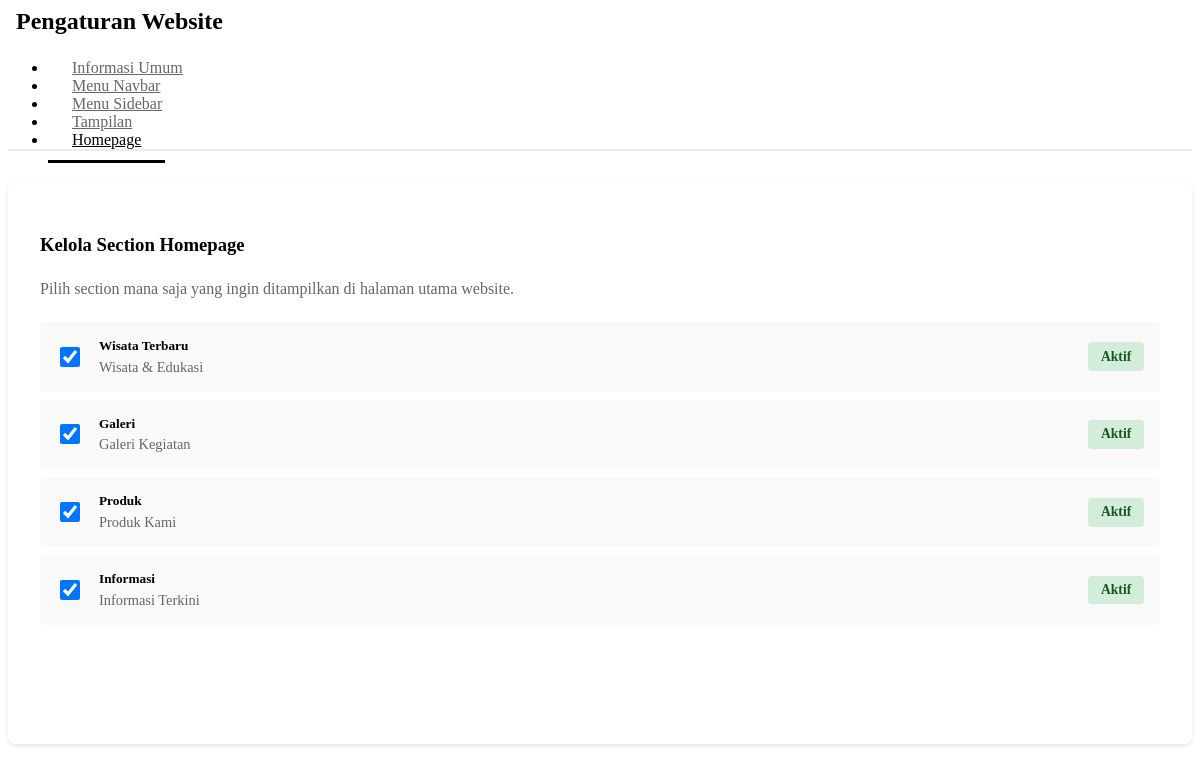
Screenshot of /dashboard/pages/settings.php?page=settings&tab=homepage with the database file from the repository.
### tables this page shows
CREATE TABLE IF NOT EXISTS homepage_sections (
    id INT PRIMARY KEY AUTO_INCREMENT,
    nama_section VARCHAR(100) NOT NULL,
    tipe ENUM('wisata', 'galeri', 'produk', 'informasi', 'testimoni', 'custom') DEFAULT 'custom',
    judul VARCHAR(150),
    deskripsi TEXT,
    urutan INT DEFAULT 0,
    aktif TINYINT DEFAULT 1,
    items_ditampilkan INT DEFAULT 6,
    created_at TIMESTAMP DEFAULT CURRENT_TIMESTAMP,
    updated_at TIMESTAMP DEFAULT CURRENT_TIMESTAMP ON UPDATE CURRENT_TIMESTAMP
);

### dashboard/pages/settings.php (the view, shortened to what this page needs)
    <?php
$homepage_sections = mysqli_query($koneksi, "SELECT * FROM homepage_sections ORDER BY urutan ASC");
$homepage_sections_data = mysqli_fetch_all($homepage_sections, MYSQLI_ASSOC);
$current_tab = $_GET['tab'] ?? 'general';
?>
<div class="settings-container">
    <h2 class="section-title">
        <i class="fa fa-cog"></i> Pengaturan Website
    </h2>
    <ul class="nav nav-tabs" role="tablist" style="border-bottom: 2px solid #e9ecef; margin-bottom: 0;">
        <li class="nav-item">
            <a class="nav-link <?php echo $current_tab == 'general' ? 'active' : ''; ?>"
               href="?page=settings&tab=general">
                <i class="fa fa-info-circle"></i> Informasi Umum
            </a>
        </li>
        <li class="nav-item">
            <a class="nav-link <?php echo $current_tab == 'navbar' ? 'active' : ''; ?>"
               href="?page=settings&tab=navbar">
                <i class="fa fa-bars"></i> Menu Navbar
            </a>
        </li>
        <li class="nav-item">
            <a class="nav-link <?php echo $current_tab == 'sidebar' ? 'active' : ''; ?>"
               href="?page=settings&tab=sidebar">
                <i class="fa fa-list"></i> Menu Sidebar
            </a>
        </li>
        <li class="nav-item">
            <a class="nav-link <?php echo $current_tab == 'display' ? 'active' : ''; ?>"
               href="?page=settings&tab=display">
                <i class="fa fa-palette"></i> Tampilan
            </a>
        </li>
        <li class="nav-item">
            <a class="nav-link <?php echo $current_tab == 'homepage' ? 'active' : ''; ?>"
               href="?page=settings&tab=homepage">
                <i class="fa fa-home"></i> Homepage
            </a>
        </li>
    </ul>
    <div class="tab-content">
        <?php if ($current_tab == 'homepage'): ?>
        <div class="form-section">
            <h3 style="margin-bottom: 1.5rem; color: var(--dark-green);">
                <i class="fa fa-home"></i> Kelola Section Homepage
            </h3>
            <p style="color: #666; margin-bottom: 1.5rem;">
                Pilih section mana saja yang ingin ditampilkan di halaman utama website.
            </p>
            <form method="POST" action="?page=settings">
                <?php foreach ($homepage_sections_data as $section): ?>
                <div class="menu-item-row">
                    <div style="display: flex; align-items: center; gap: 1rem;">
                        <input type="checkbox" name="section_aktif[<?php echo $section['id']; ?>]"
                               value="1"
                               <?php echo $section['aktif'] ? 'checked' : ''; ?>
                               style="width: 20px; height: 20px; cursor: pointer;">
                        <div style="flex: 1;">
                            <h5 style="margin: 0; color: var(--dark-green);">
                                <i class="fa fa-layers"></i> <?php echo htmlspecialchars($section['nama_section']); ?>
                            </h5>
                            <p style="margin: 0.3rem 0 0 0; color: #666; font-size: 0.9rem;">
                                <?php echo htmlspecialchars($section['judul'] ?? ''); ?>
                            </p>
                        </div>
                        <span style="padding: 0.4rem 0.8rem; background: <?php echo $section['aktif'] ? '#d4edda' : '#f8d7da'; ?>;
                                     color: <?php echo $section['aktif'] ? '#155724' : '#721c24'; ?>;
                                     border-radius: 4px; font-size: 0.85rem; font-weight: 600;">
                            <?php echo $section['aktif'] ? 'Aktif' : 'Nonaktif'; ?>
                        </span>
                    </div>
                </div>
                <?php endforeach; ?>
                <button type="submit" name="update_homepage_sections" class="btn-success" style="margin-top: 1.5rem;">
                </button>
            </form>
        </div>
        <?php endif; ?>
    </div>
</div>

### dashboard/pages/settings.php (style rules this page uses)
.settings-container { max-width: 1200px; }
.nav-tabs .nav-link { color: #666; border: none; border-bottom: 3px solid transparent; padding: 0.75rem 1.5rem; font-weight: 500; transition: all 0.3s ease; }
.nav-tabs .nav-link.active { color: var(--dark-green); border-bottom-color: var(--dark-green); background: none; }
.tab-content { padding-top: 2rem; }
.section-title { font-size: 1.5rem; color: var(--dark-green); font-weight: 700; margin-bottom: 1.5rem; display: flex; align-items: center; gap: 0.5rem; }
.form-section { background: #fff; padding: 2rem; border-radius: 8px; margin-bottom: 2rem; box-shadow: 0 2px 4px rgba(0,0,0,0.1); }
.btn-success { background: var(--dark-green); color: white; border: none; border-radius: 4px; padding: 0.75rem 1.5rem; cursor: pointer; font-weight: 600; transition: all 0.3s ease; }
.menu-item-row { background: #f9f9f9; padding: 1rem; margin-bottom: 0.5rem; border-radius: 4px; border-left: 4px solid var(--dark-green); }

### rows the page displays
homepage_sections: aktif "☑", nama_section "Wisata Terbaru", judul "Wisata & Edukasi", shows "Aktif"
homepage_sections: aktif "☑", nama_section "Galeri", judul "Galeri Kegiatan", shows "Aktif"
homepage_sections: aktif "☑", nama_section "Produk", judul "Produk Kami", shows "Aktif"
homepage_sections: aktif "☑", nama_section "Informasi", judul "Informasi Terkini", shows "Aktif"
